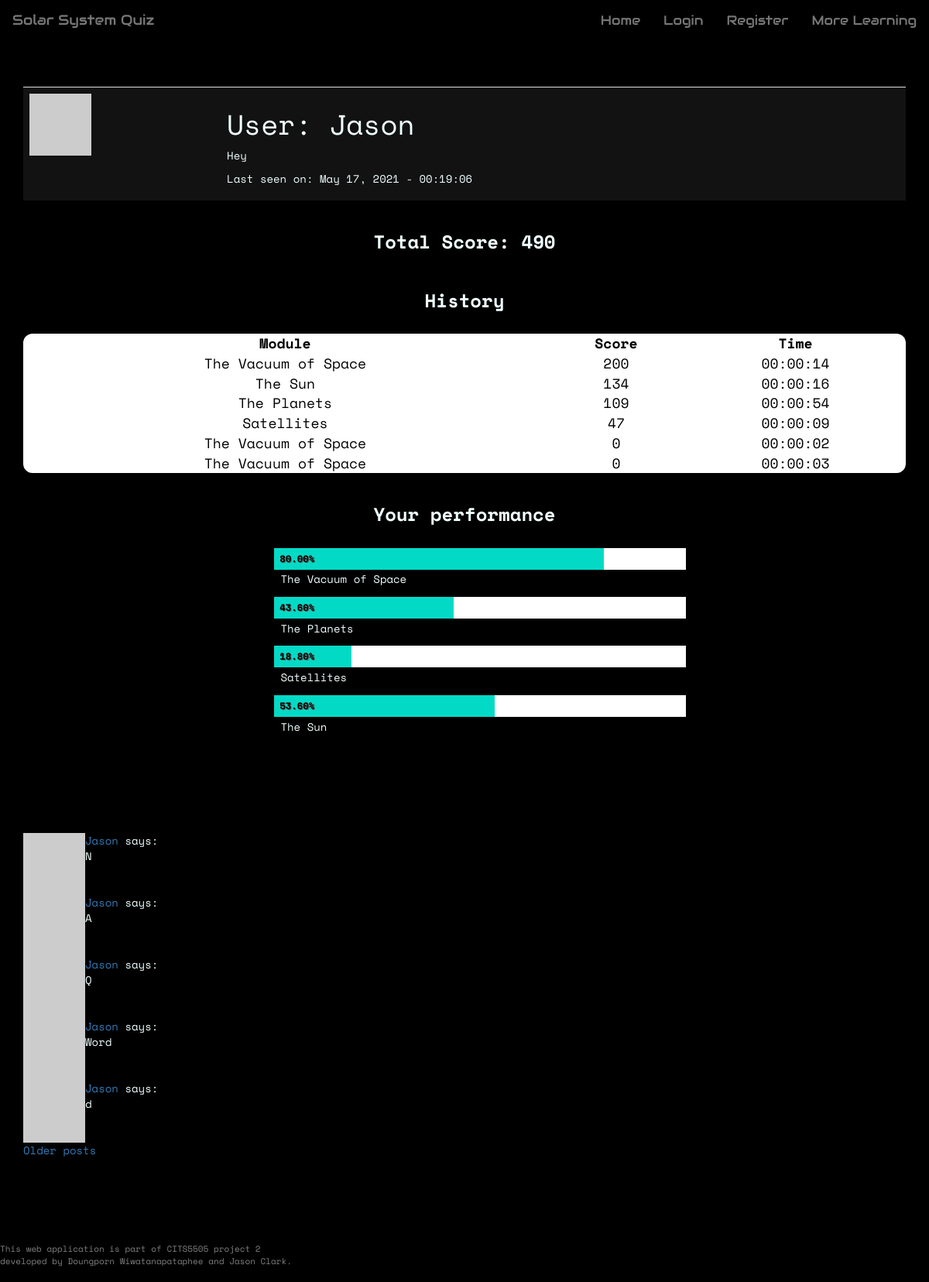
Before: /user/Jason with the older database file.
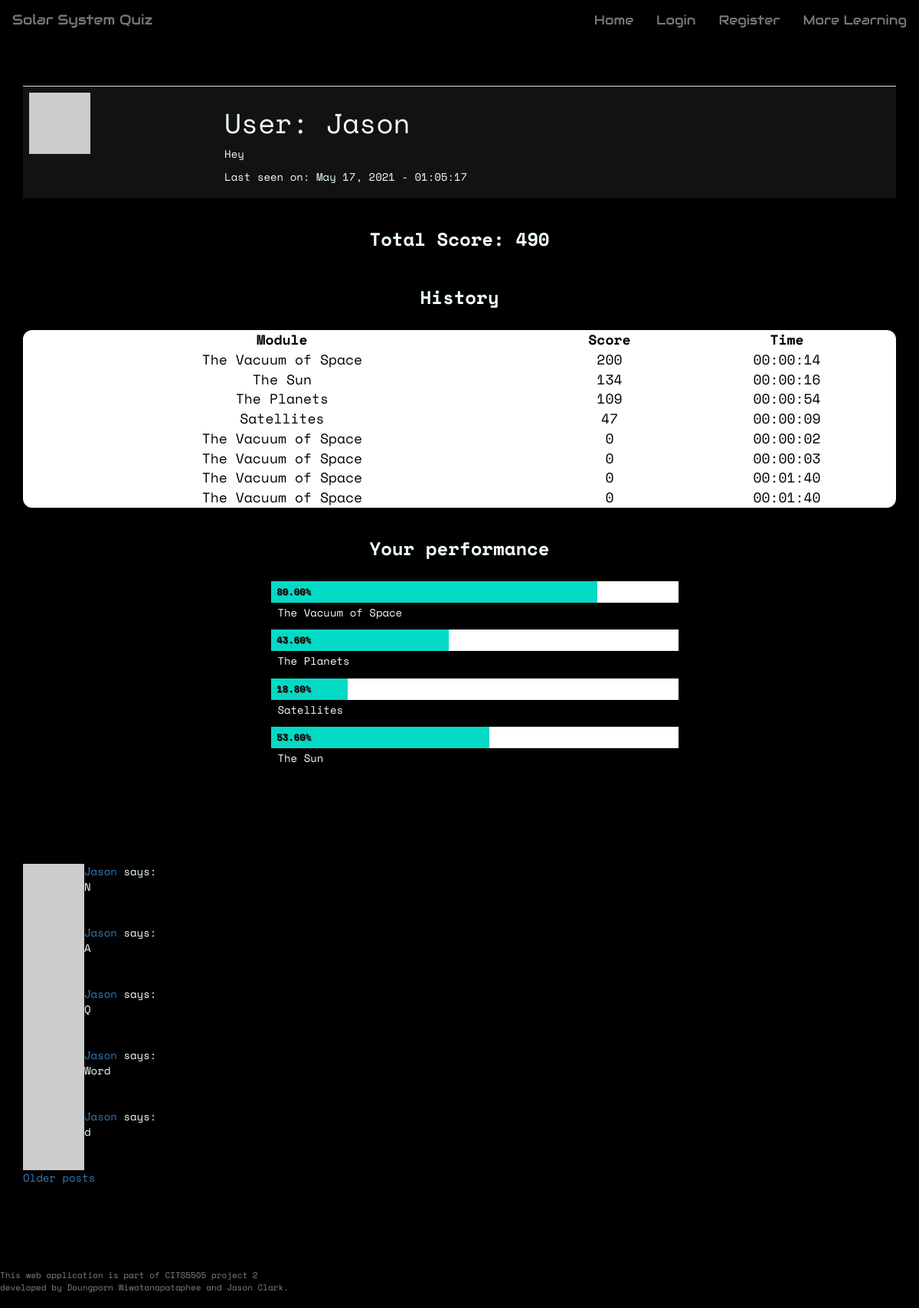
After: the same page with the newer database file.
### app/models.py (models this page shows, shortened)
class User(UserMixin, db.Model):
    __tablename__ = 'user_table'
    id = db.Column(db.Integer, primary_key=True)
    username = db.Column(db.String(64), index=True, unique=True)
    user_type = db.Column(db.String(64))
    email = db.Column(db.String(120), index=True, unique=True)
    password_hash = db.Column(db.String(128))
    posts = db.relationship('Post', backref='author', lazy='dynamic')
    about_me = db.Column(db.String(140))
    last_seen = db.Column(db.DateTime, default=datetime.utcnow)
    score_child = db.relationship("Score", backref = 'user_parent')
    quiz_unlocked = db.Column(db.Integer, default=0)
    def avatar(self, size):
      digest = md5(self.email.lower().encode('utf-8')).hexdigest()
      return 'https://www.gravatar.com/avatar/{}?d=identicon&s={}'.format(digest, size)

class Score(db.Model):
    __tablename__ = 'score'
    id = db.Column(db.Integer, primary_key = True)
    user_id = db.Column(db.Integer, db.ForeignKey('user_table.id'))
    questionset_id = db.Column(db.Integer, db.ForeignKey('questionset.id'))
    score = db.Column(db.Integer, default=0)
    time_taken = db.Column(db.Time, default=0)

class QuestionSet(db.Model):
    __tablename__ = 'questionset'
    id = db.Column(db.Integer, primary_key = True)
    name = db.Column(db.String(64))
    module = db.Column(db.String(64))
    number_of_questions = db.Column(db.Integer)
    child = db.relationship("CurrentQuestion")
    score_child = db.relationship('Score', backref= 'questionset_parent')

class Post(db.Model):
    id = db.Column(db.Integer, primary_key=True)
    user_id = db.Column(db.Integer, db.ForeignKey('user_table.id')) #user.id
    body = db.Column(db.String(140))
    timestamp = db.Column(db.DateTime, index=True, default=datetime.utcnow)
    page = db.Column(db.String)
    upvotes = db.Column(db.Integer, default=0)
    downvotes = db.Column(db.Integer, default=0)

### app/routes.py (the view)
@app.route('/user/<username>', methods = ['GET','POST'])
def user_profile(username):
    user = User.query.filter_by(username=username).first_or_404()
    page = request.args.get('page', 1, type=int)
    posts = user.posts.paginate(
      page, 5, False)
    next_url = url_for('user_profile', username=username, page=posts.next_num) \
      if posts.has_next else None
    prev_url = url_for('user_profile', username=username, page=posts.prev_num) \
      if posts.has_prev else None
    score_dict = [] # initialise module score dictionary
    total = 0       # initialise total score as zero
    vacuum_top = Score.query.filter_by(user_id=user.id, questionset_id=2).order_by(Score.score.desc())[0]
    planet_top = Score.query.filter_by(user_id=user.id, questionset_id=3).order_by(Score.score.desc())[0]
    satellite_top = Score.query.filter_by(user_id=user.id, questionset_id=4).order_by(Score.score.desc())[0]
    sun_top = Score.query.filter_by(user_id=user.id, questionset_id=5).order_by(Score.score.desc())[0]
    user_scores = Score.query.filter_by(user_id=user.id).all()
    for score in user_scores:
        score_dict.append({'module': score.questionset_id}) # append scores for each learning module
        total += score.score    # add total score
    scoreSorted = Score.query.filter_by(user_id=user.id).order_by(Score.score.desc()).all()
    return render_template('user_profile.html', user=user, score=total, posts=posts.items,
    scoreSorted = scoreSorted, next_url=next_url, prev_url=prev_url, vacuum_top=vacuum_top, planet_top=planet_top,
    satellite_top=satellite_top, sun_top=sun_top)

### app/routes.py (called while the page is built)
@app.before_request
def before_request():
    from_zone = tz.tzutc()
    to_zone = tz.tzlocal()
    utc = datetime.utcnow()
    utc = utc.replace(tzinfo=from_zone)
    central = utc.astimezone(to_zone)   # convert to local timezone
    if current_user.is_authenticated:
        current_user.last_seen = central
        db.session.commit()

### app/templates/user_profile.html (shortened to what this page needs)
{% extends 'base.html' %}
{% block body %}
<div class="container">
<table class="table user-table">
    <tr>
        <td><img src="{{ user.avatar(128) }}"></td>
        <td>
            <h1 id="user_heading">User: {{ user.username }}</h1>
            {% if user.about_me %}<p>{{ user.about_me }}</p>{% endif %}
            {% if user.last_seen %}<p>Last seen on: {{ user.last_seen.strftime('%B %d, %Y - %H:%M:%S') }}</p>{% endif %}
        </td>
    </tr>
</table>
</div>
<div class="container">
    <h2 class="history-bar">Total Score: {{ score }}</h2>
    <h2 class="history-bar">History</h2>
    <table class="result-table">
        <thead>
            <tr>
                <th>Module</th>
                <th>Score</th>
                <th>Time</th>
            </tr>
        </thead>
        <tbody>
        {% for score in scoreSorted %}
        {%  if loop.index <= 10  %}
            <tr>
                <td>{{ score.questionset_parent.name }}</td>
                <td>{{ score.score }}</td>
                <td>{{ score.time_taken }}</td>
            </tr>
        {% endif %}
        {% endfor %}
        </tbody>
    </table>
    <br>
</div>
<div class="container chart-container">
    <h2 class="history-bar">Your performance</h2>
    <ul class="horizontal-bar-chart">
      <li>
        <span class="index" style="width: calc( {{ vacuum_top.score }}/250 * 100%)">{{'%0.2f'| format(vacuum_top.score / 250 * 100 | float) }}%</span>
      </li>
        <p>{{ vacuum_top.questionset_parent.name }}</p>
      <li>
        <span class="index" style="width: calc( {{ planet_top.score }}/250 * 100%)">{{'%0.2f'| format(planet_top.score / 250 * 100 | float)}}%</span>
      </li>
      <p>{{ planet_top.questionset_parent.name }}</p>
      <li>
        <span class="index" style="width: calc( {{ satellite_top.score }}/250 * 100%)">{{'%0.2f'| format(satellite_top.score / 250 * 100 | float) }}%</span>
      </li>
      <p>{{ satellite_top.questionset_parent.name }}</p>
      <li>
        <span class="index" style="width: calc( {{ sun_top.score }}/250 * 100%)">{{'%0.2f'| format(sun_top.score /250 * 100 | float) }}%</span>
      </li>
      <p>{{ sun_top.questionset_parent.name }}</p>
    </ul>
</div>
<hr class="divider" />
<div class="container">
  {% for post in posts %}
  {% include '_post.html'%}
  {% endfor %}
  {% if next_url %}
  <a href="{{ next_url }}">Older posts</a>
  {% endif %}
</div>
{% endblock %}

### app/templates/base.html (shortened to what this page needs)
<!DOCTYPE html>
<html lang="en">
<head>
    <link rel="stylesheet" href="https://maxcdn.bootstrapcdn.com/bootstrap/3.4.1/css/bootstrap.min.css">
    <link rel="stylesheet" type="text/css" href="{{ url_for('static', filename='css/theme.css') }}">
    <link rel="stylesheet" href="https://cdnjs.cloudflare.com/ajax/libs/font-awesome/4.7.0/css/font-awesome.min.css">
</head>
<body>
    {% block navbar %}
    <nav class="navbar navbar-default">
            <div class="navbar-header">
                <a class="navbar-brand" href="{{ url_for('home') }}">Solar System Quiz</a>
            </div>
            <div class="collapse navbar-collapse" id="bs-example-navbar-collapse-1">
                <ul class="nav navbar-nav navbar-right">
                    {% if current_user.is_authenticated %}
                    <li><a id="nav_home" href="{{ url_for('home') }}">Home</a></li>
                    <li><a id="nav_profile" href="{{ url_for('user_profile', username=current_user.username) }}">{{ current_user.username }} Profile</a></li>
                    <li><a id="nav_learning" href="{{ url_for('more_learning') }}">More Learning</a></li>
                    <li><a id="nav_logout" href="{{ url_for('logout') }}">Sign Out</a></li>
                    {% else %}
                    <li><a id="nav_home" href="{{ url_for('home') }}">Home</a></li>
                    <li><a id="nav_login" href="{{ url_for('login') }}">Login</a></li>
                    <li><a id="nav_register" href="{{ url_for('register') }}">Register</a></li>
                    <li><a id="nav_learning" href="{{ url_for('more_learning') }}">More Learning</a></li>
                    {% endif %}
                </ul>
            </div>
    </nav>
    {% endblock %}
    <div class="points-container">
    </div>
    {% block body %}{% endblock %}
    <footer>
        <p>This web application is part of CITS5505 project 2 <br>
           developed by Doungporn Wiwatanapataphee and Jason Clark.</p>
    </footer>
</body>
</html>

### app/templates/_post.html (shortened to what this page needs)
<table>
  <tr valign="top">
    <td><img src="{{ post.author.avatar(36) }}"></td>
    <td>
      <a href="{{ url_for('user_profile', username=post.author.username) }}">
        {{ post.author.username }}
      </a>
      says:<br>{{ post.body }}
    </td>
  </tr>
</table>

### app/static/css/theme.css (style rules this page uses)
* { box-sizing: border-box; }
body { font-family: 'Space Mono', monospace; background-color: black; color: azure; padding-bottom: 60px; margin-bottom: 100px; }
html { scroll-behavior: smooth; }
.navbar { font-family: 'Audiowide', cursive; background-color: black; border-color: black; top: 0; }
.nav a { font-size: 1.2em !important; }
.points-container { padding: 20px; display: flex; margin: 0 auto; text-align: center; }
.result-table { width: 100%; font-size: 18px; padding: 20px; border-collapse: collapse; border-spacing: 10px; text-align: center; background-color: #ffffff; color: black; border-radius: 12px; }
.result-table th { text-align: center; }
.user-table { background-color: #121212; }
.history-bar { padding: 20px; text-align: center; font-weight: bold; font-size: 24px; margin-top: 0; }
.chart-container { margin: 0 auto; max-width: 600px; min-width: 320px; padding: 0 1em; }
.horizontal-bar-chart { float: left; width: 100%; }
.horizontal-bar-chart li { position: relative; display: block; height: 2em; margin-bottom: .2em; background: #ffffff; }
.horizontal-bar-chart p { display: block; _zoom: 1; margin: 0 0 .9em 0; text-indent: .6em; }
.horizontal-bar-chart .index { display: block; position: absolute; top: 0; left: 0; height: 100%; text-indent: .6em; font-size: 0.875em; font-weight: bold; color: black; background: #03dac6; line-height: 2.2em; text-shadow: 1px 1px 0px #595959; }
hr.divider { border: 0; height: 5px; margin-top: 50px; margin-bottom: 50px; margin-left: 2rem; width: 100%; }
footer { position: fixed; font-size: 11px; background: black; color:grey; bottom: 0; left: 0; height: 50px; width: 100%; }

Changed rows visible on the page:
changed User "Jason": last_seen "May 17, 2021 - 00:19:06" → "May 17, 2021 - 01:05:17"
added Score: questionset_parent.name "The Vacuum of Space", score "0", time_taken "00:01:40"
added Score: questionset_parent.name "The Vacuum of Space", score "0", time_taken "00:01:40"
